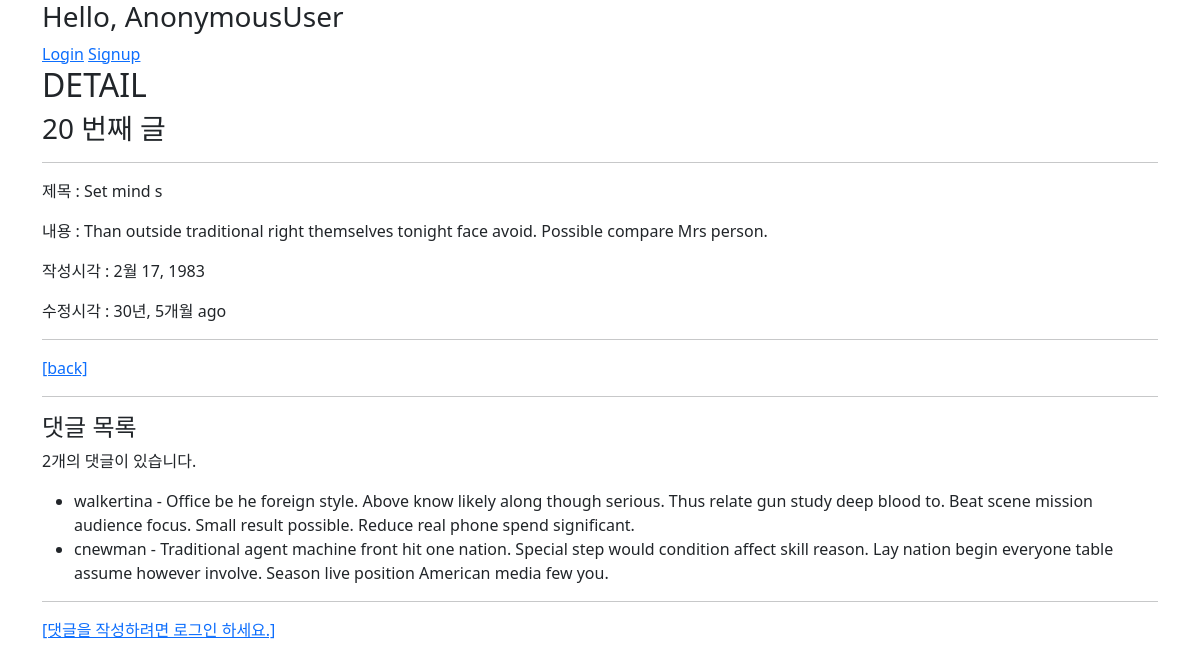
The app's page /articles/20/ with its own data.
### articles/models.py (models this page shows, shortened)
class Article(models.Model):
    user = models.ForeignKey(settings.AUTH_USER_MODEL, on_delete=models.CASCADE)
    like_users = models.ManyToManyField(settings.AUTH_USER_MODEL, related_name='like_articles')
    title = models.CharField(max_length=10)
    content = models.TextField()
    created_at = models.DateTimeField(auto_now_add=True)
    updated_at = models.DateTimeField(auto_now=True)

class Comment(models.Model):
    article = models.ForeignKey(Article, on_delete=models.CASCADE)
    user = models.ForeignKey(settings.AUTH_USER_MODEL, on_delete=models.CASCADE)
    content = models.CharField(max_length=200)
    created_at = models.DateTimeField(auto_now_add=True)
    updated_at = models.DateTimeField(auto_now=True)

### accounts/models.py (models this page shows)
class User(AbstractUser):
    followings = models.ManyToManyField('self', symmetrical=False, related_name='followers')

### articles/views.py (the view)
# urls.py: path('<int:pk>/', views.detail, name='detail'),
@require_safe
def detail(request, pk):
    article = get_object_or_404(Article, pk=pk)
    comment_form = CommentForm()
    comments = article.comment_set.all()
    context = {
        'article': article,
        'comment_form': comment_form,
        'comments': comments,
    }
    return render(request, 'articles/detail.html', context)

### articles/templates/articles/detail.html (shortened to what this page needs)
{% extends 'base.html' %}
{% load humanize %}
{% block content %}
  <h2>DETAIL</h2>
  <h3>{{ article.pk }} 번째 글</h3>
  <hr>
  <p>제목 : {{ article.title }}</p>
  <p>내용 : {{ article.content }}</p>
  <p>작성시각 : {{ article.created_at|naturalday }}</p>
  <p>수정시각 : {{ article.updated_at|naturaltime }}</p>
  <hr>
  <a href="{% url 'articles:index' %}">[back]</a>
  <hr>
  <h4>댓글 목록</h4>
  <p>{{ comments|length }}개의 댓글이 있습니다.</p>
  <ul>
    {% for comment in comments %}
      <li>
        {{ comment.user }} - {{ comment.content }}
      </li>
    {% empty %}
      <p>아직 댓글이 없네요...</p>
    {% endfor %}
  </ul>
  <hr>
  {% if request.user.is_authenticated %}
    <form action="{% url 'articles:comments_create' article.pk %}" method="POST">
      {% csrf_token %}
      {{ comment_form }}
      <input type="submit">
    </form>
  {% else %}
    <a href="{% url 'accounts:login' %}">[댓글을 작성하려면 로그인 하세요.]</a>
  {% endif %}
{% endblock %}

### crud/templates/base.html (shortened to what this page needs)
{% load bootstrap5 %}
<!DOCTYPE html>
<html lang="en">
<head>
  {% bootstrap_css %}
</head>
<body>
  <div class="container">
    <h3>Hello, {{ request.user }}</h3>
    {% if request.user.is_authenticated %}
      <a href="{% url 'accounts:profile' request.user.username %}">[내 프로필]</a>
      <a href="{% url 'accounts:update' %}">[회원정보수정]</a>
      <form action="{% url 'accounts:logout' %}" method="POST">
        {% csrf_token %}
        <input type="submit" value="Logout">
      </form>
      <form action="{% url 'accounts:delete' %}" method="POST">
        {% csrf_token %}
        <input type="submit" value="탈퇴">
      </form>
    {% else %}
      <a href="{% url 'accounts:login' %}">Login</a>
      <a href="{% url 'accounts:signup' %}">Signup</a>
    {% endif %}
    {% block content %}
    {% endblock %}
  </div>
</body>
</html>

### records on screen
Article: pk "20", title "Set mind s", content "Than outside traditional right themselves tonight face avoid. Possible compare Mrs person.", created_at "2월 17, 1983", updated_at "30년, 5개월 ago"
Comment: user "walkertina", content "Office be he foreign style. Above know likely along though serious. Thus relate gun study deep blood to. Beat scene mission audience focus. Small result possible. Reduce real phone spend significant."
Comment: user "cnewman", content "Traditional agent machine front hit one nation. Special step would condition affect skill reason. Lay nation begin everyone table assume however involve. Season live position American media few you."

### other values on screen
{{ comments|length }} "2"
